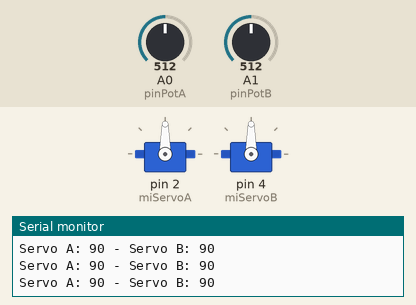
The sketch below on a simulated Arduino Uno, built with avr-gcc and run on an emulated ATmega328P. Parts: 2 × servo, the last lines printed to the serial monitor. The inputs (shaded band) are chosen by the test bench; at power-on: A0 (pinPotA) = 512, A1 (pinPotB) = 512.

Above: at 1.2 s.
1.3 s: A0 (pinPotA) set to 473
At 2.4 s:
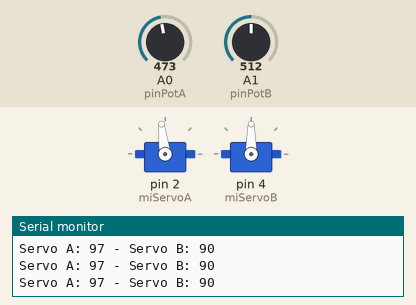
4.3 s: A0 (pinPotA) set to 451
At 4.9 s:
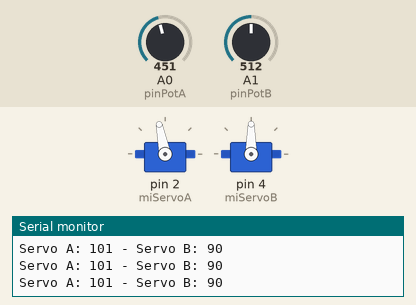
5.8 s: A1 (pinPotB) set to 478
At 6.6 s:
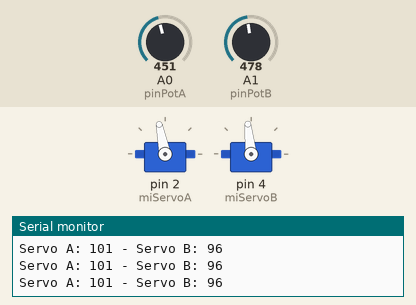
8.8 s: A1 (pinPotB) set to 445
At 10.0 s:
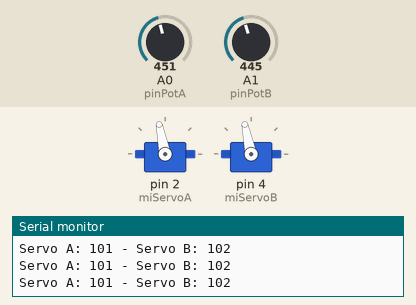
10.3 s: A0 (pinPotA) set to 511
At 11.5 s:
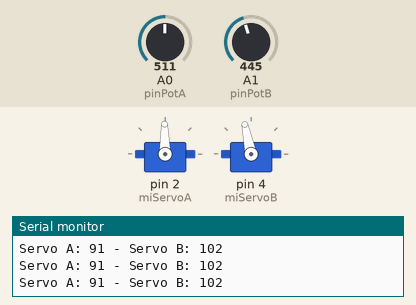
11.8 s: A1 (pinPotB) set to 1023
At 13.2 s:
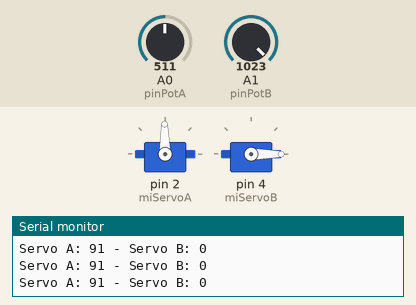
Timing chart, 0 to 14.3 s (numbered marks = the images above; inputs shaded):
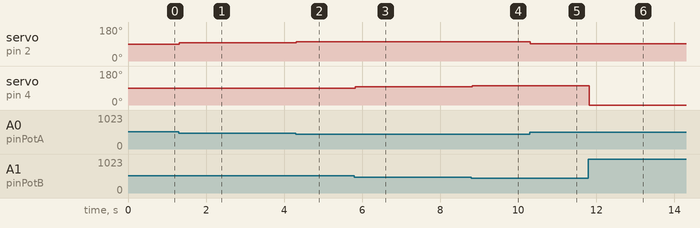

The sketch:

TwoServo.ino
```cpp
// LIBRARIES:
#include <Servo.h>

// Servo it's an Object of OOP
Servo miServoA;
Servo miServoB;


// Def. of program variables
int lecturaA;
int anguloA;

int lecturaB;
int anguloB;

// Def. of Arduino pins
byte pinPotA = A0;
byte pinPotB = A1;


void setup()
{
  //           pin
  // Init of the servo pin
  miServoA.attach(2);
  miServoB.attach(4);
  pinMode(pinPotA, INPUT);
  pinMode(pinPotB, INPUT);
  Serial.begin(9600);

}

void loop()
{
  // READ
  lecturaA = analogRead(pinPotA);
  // Map for the angle betwen 0 and 180 degrees
  anguloA = map(lecturaA, 0, 1023, 180, 0);
  lecturaB = analogRead(pinPotB);
  anguloB = map(lecturaB, 0, 1023, 180, 0);


  // WRITE
  //             angle
  miServoA.write(anguloA);  // 0 - 180
  //              angle
  miServoB.write(anguloB);  // 0 - 180


  Serial.print("Servo A: ");
  Serial.print(anguloA);
  Serial.print(" - ");
  Serial.print("Servo B: ");
  Serial.println(anguloB);

}
```

Measured:
- after the input at 1.3 s, servo on pin 2 (miServoA): 90° → 97° at once
- after the input at 4.3 s, servo on pin 2 (miServoA): 97° → 101° at once
- after the input at 5.8 s, servo on pin 4 (miServoB): 90° → 96° at once
- after the input at 8.8 s, servo on pin 4 (miServoB): 96° → 102° at once
- after the input at 10.3 s, servo on pin 2 (miServoA): 101° → 91° at once
- after the input at 11.8 s, servo on pin 4 (miServoB): 102° → 0° at once
